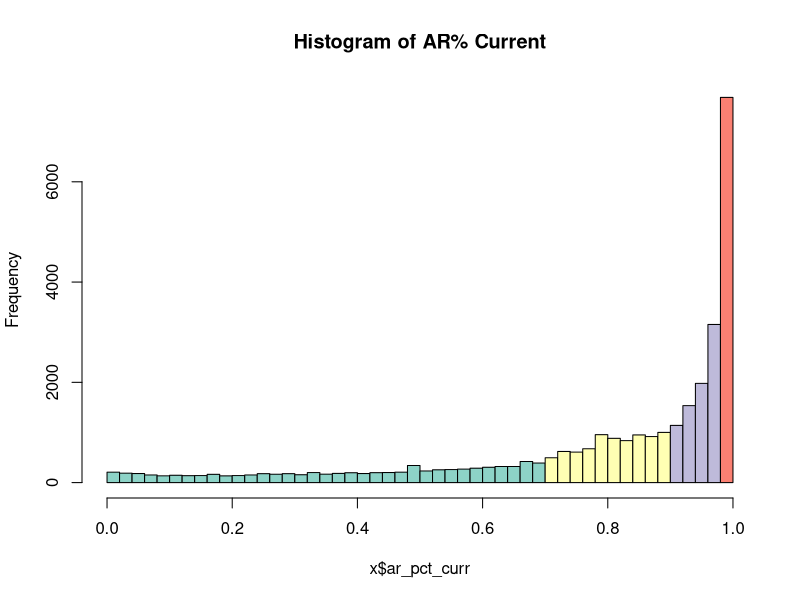
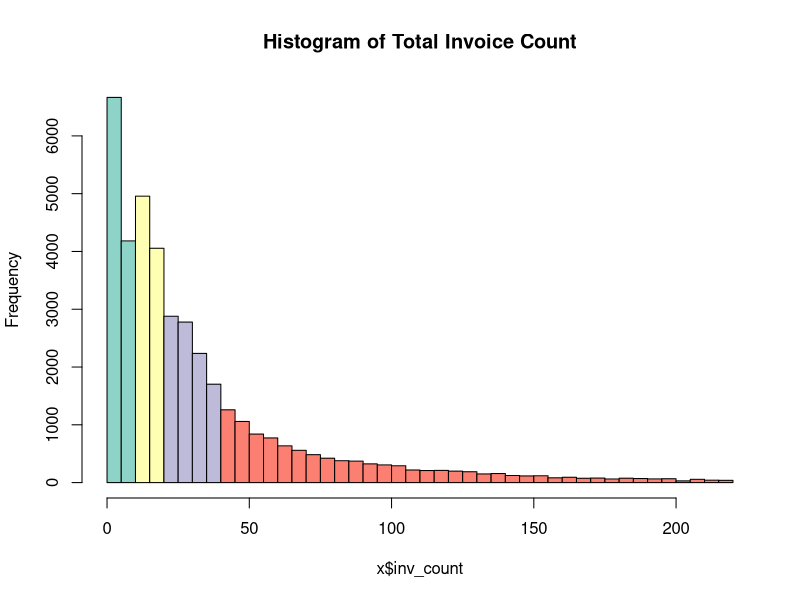

The R source for these figures, in order: (Note: this script raises an error after producing the figures.)
rm(list = ls())

dat <- read.csv("Customer Attributes.csv", header = T)
dat$avg_ord_size <- (dat$net_sales_amt/dat$inv_count)

## AR Percent Current
x <- subset(dat, dat$ar_pct_curr > 0 & dat$ar_pct_curr < 1)
x <- x[order(x$ar_pct_curr), ]
h <- hist(x$ar_pct_curr, breaks=40, plot=F)
cols <- c('grey', "#8DD3C7", "#FFFFB3", "#BEBADA", "#FB8072")  
k <- cols[findInterval(h$mids, quantile(x$ar_pct_curr), rightmost.closed=T, all.inside=F) + 1]
plot(h, col=k, main=paste("Histogram of AR% Current"))

## Invoice Count
x <- dat[order(dat$inv_count), ]
x <- subset(x, scale(x$inv_count) > -4 & scale(x$inv_count) < 4)

h <- hist(x$inv_count, breaks=50, plot=F)
cols <- c('grey', "#8DD3C7", "#FFFFB3", "#BEBADA", "#FB8072")  
k <- cols[findInterval(h$mids, quantile(x$inv_count), rightmost.closed=T, all.inside=F) + 1]
plot(h, col=k, main=paste("Histogram of Total Invoice Count"))





dat <- subset(dat, scale(dat$days_on_hand) > -4 &
                scale(fill_rate) > -4 &
                scale(on_time_rate) > -4 &
                scale(service_level) > -4 &
                scale(wmape) > -4 &
                scale(days_on_hand) < 4 & 
                scale(fill_rate) < 4 &
                scale(on_time_rate) < 4 &
                scale(service_level) < 4 &
                spoilage >= 0 & 
                scale(spoilage) < 4 &
                scale(wmape) < 4)
